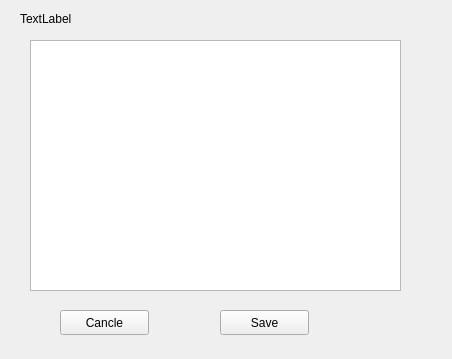
<?xml version="1.0" encoding="UTF-8"?>
<ui version="4.0">
 <class>edit</class>
 <widget class="QWidget" name="edit">
  <property name="geometry">
   <rect>
    <x>0</x>
    <y>0</y>
    <width>452</width>
    <height>359</height>
   </rect>
  </property>
  <property name="windowTitle">
   <string>Form</string>
  </property>
  <widget class="QTextEdit" name="textEdit">
   <property name="geometry">
    <rect>
     <x>30</x>
     <y>40</y>
     <width>371</width>
     <height>251</height>
    </rect>
   </property>
  </widget>
  <widget class="QPushButton" name="pushButton">
   <property name="geometry">
    <rect>
     <x>60</x>
     <y>310</y>
     <width>89</width>
     <height>25</height>
    </rect>
   </property>
   <property name="text">
    <string>Cancle</string>
   </property>
  </widget>
  <widget class="QPushButton" name="pushButton_2">
   <property name="geometry">
    <rect>
     <x>220</x>
     <y>310</y>
     <width>89</width>
     <height>25</height>
    </rect>
   </property>
   <property name="text">
    <string>Save</string>
   </property>
  </widget>
  <widget class="QLabel" name="label">
   <property name="geometry">
    <rect>
     <x>20</x>
     <y>10</y>
     <width>131</width>
     <height>17</height>
    </rect>
   </property>
   <property name="text">
    <string>TextLabel</string>
   </property>
  </widget>
 </widget>
 <resources/>
 <connections/>
</ui>
